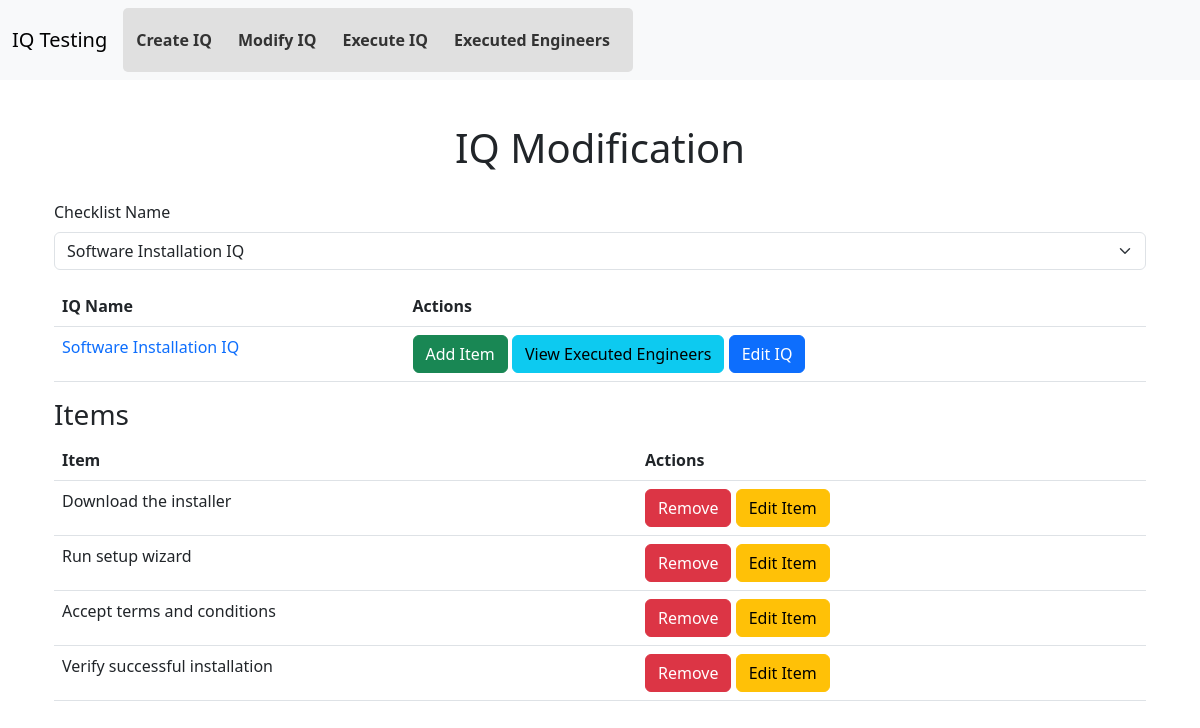
The page /modify_iq?checklist_id=1 on the database as committed earlier.
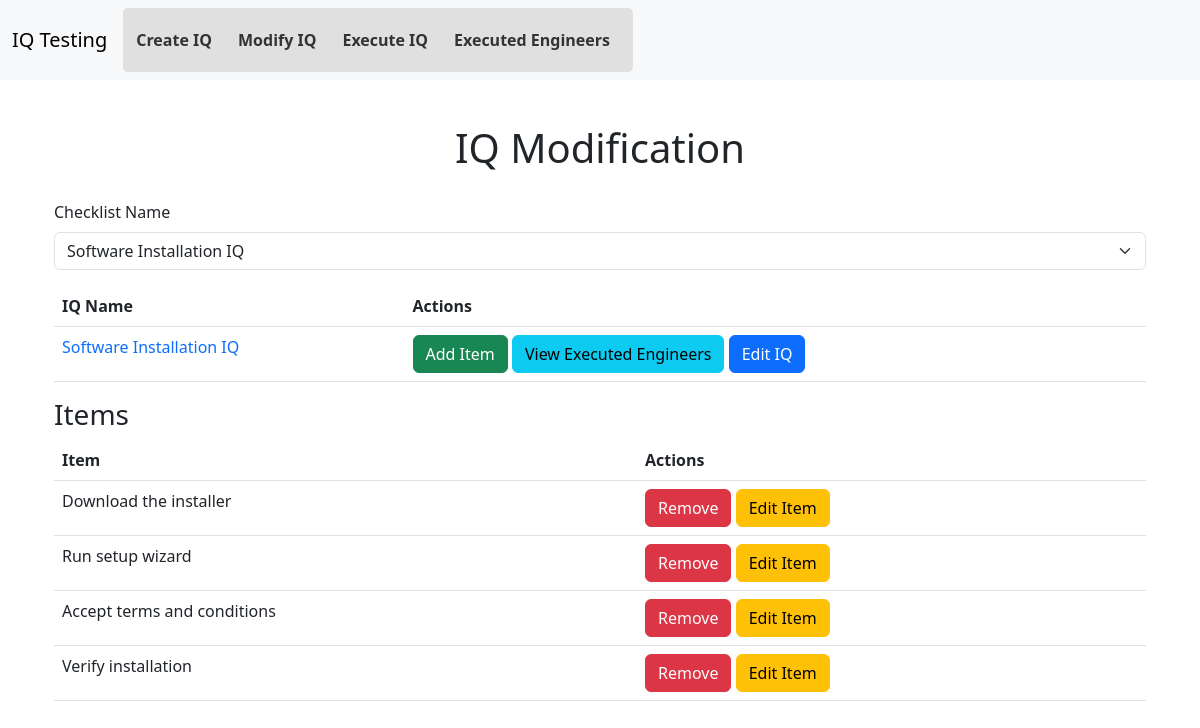
The same page on the database as committed later.
### models.py (models this page shows)
class ChecklistItem(db.Model):
    __tablename__ = 'checklist_items'
    item_id = db.Column(db.Integer, primary_key=True, autoincrement=True)
    description = db.Column(db.String(500), nullable=False)
    executed = db.Column(db.Boolean, default=False)
    screenshot = db.Column(db.String(300), nullable=True)
    checklist_id = db.Column(db.Integer, db.ForeignKey('checklists.checklist_id'), nullable=False)
    executed_by = db.Column(db.String(100), nullable=True)

### app.py (the view, shortened to what this page needs)
@app.route('/modify_iq', methods=['GET', 'POST'])
def modify_iq():
    checklists = Checklist.query.all()
    selected_checklist_id = request.args.get('checklist_id', type=int) or request.form.get('selected_checklist',
                                                                                           type=int)
    checklist = Checklist.query.get(selected_checklist_id) if selected_checklist_id else None
    return render_template('modify_iq.html', checklists=checklists, checklist=checklist)

### templates/modify_iq.html (shortened to what this page needs)
{% extends 'base.html' %}
{% block content %}
<h1 class="text-center">IQ Modification</h1>
<div class="container">
    <form method="GET">
        <div class="mb-3">
            <label class="form-label">Checklist Name</label>
            <select name="checklist_id" class="form-select" onchange="this.form.submit()">
                {% for c in checklists %}
                    <option value="{{ c.checklist_id }}" {% if checklist and c.checklist_id == checklist.checklist_id %}selected{% endif %}>
                        {{ c.name }}
                    </option>
                {% endfor %}
            </select>
        </div>
    </form>
    {% if checklist %}
    <form method="POST">
        <table class="table">
            <thead>
                <tr>
                    <th>IQ Name</th>
                    <th>Actions</th>
                </tr>
            </thead>
            <tbody>
                <tr>
                    <td>
                        <a href="#" class="text-decoration-none">{{ checklist.name }}</a>
                    </td>
                    <td>
                        <button type="submit" name="action" value="add_item" class="btn btn-success">Add Item</button>
                        <a href="{{ url_for('executed_engineers', checklist_id=checklist.checklist_id) }}" class="btn btn-info">
                            View Executed Engineers
                        </a>
                        <button type="button" class="btn btn-primary">Edit IQ</button>
                    </td>
                </tr>
            </tbody>
        </table>
        <h3>Items</h3>
        <table class="table">
            <thead>
                <tr>
                    <th>Item</th>
                    <th>Actions</th>
                </tr>
            </thead>
            <tbody>
                {% for item in checklist.items %}
                <tr>
                    <td>{{ item.description }}</td>
                    <td>
                        <form method="POST" class="d-inline">
                            <button type="submit" name="action" value="delete_item" class="btn btn-danger">Remove</button>
                        </form>
                        <button type="button" class="btn btn-warning edit-item-btn" data-item-id="{{ item.item_id }}" data-item-desc="{{ item.description }}">
                            Edit Item
                        </button>
                    </td>
                </tr>
                {% endfor %}
            </tbody>
        </table>
    </form>
    {% endif %}
</div>
{% endblock %}

Rows that differ between the two databases and show on the page:
changed ChecklistItem: description "Verify successful installation" → "Verify installation"
